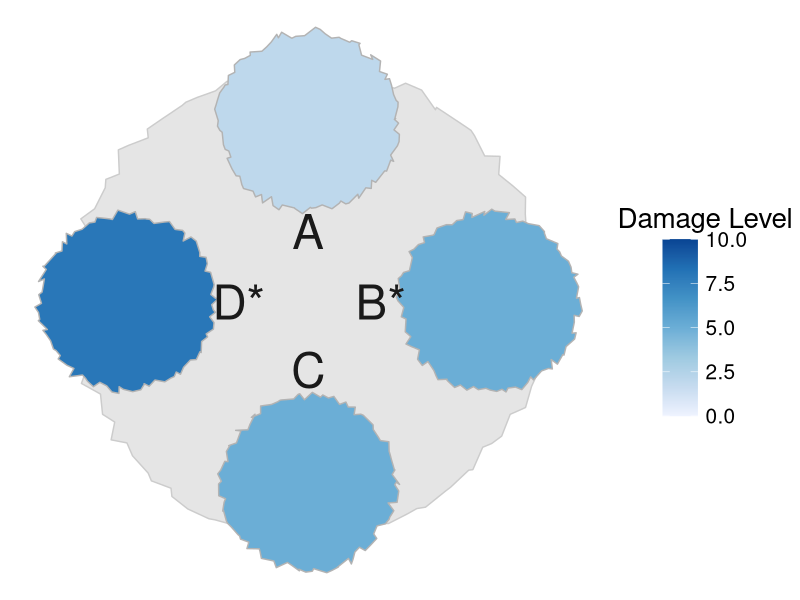
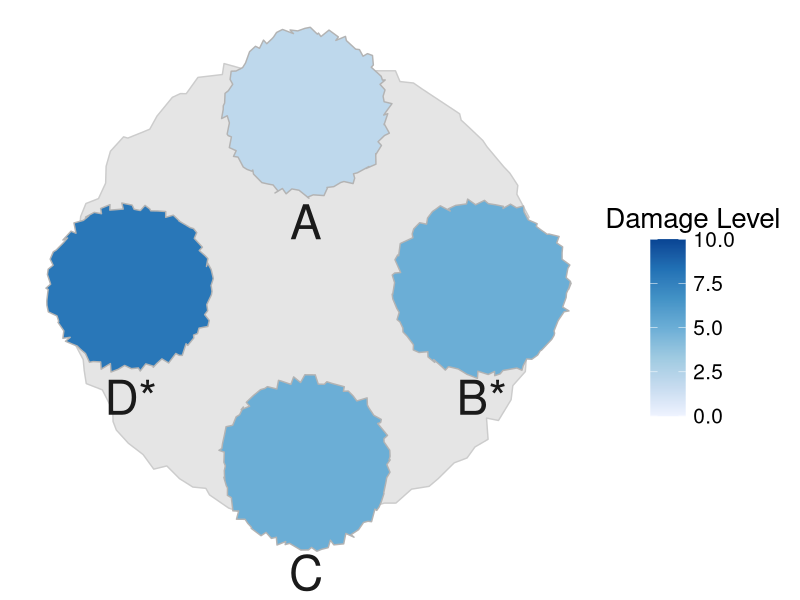
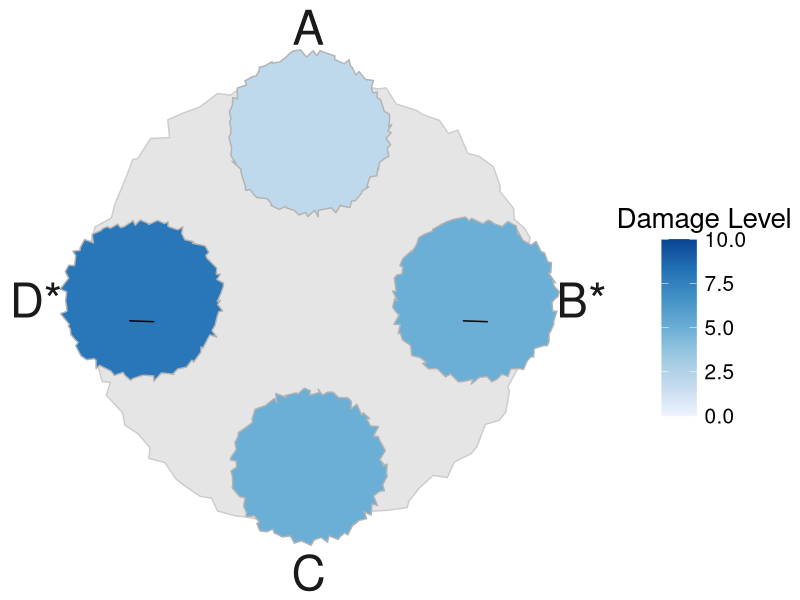
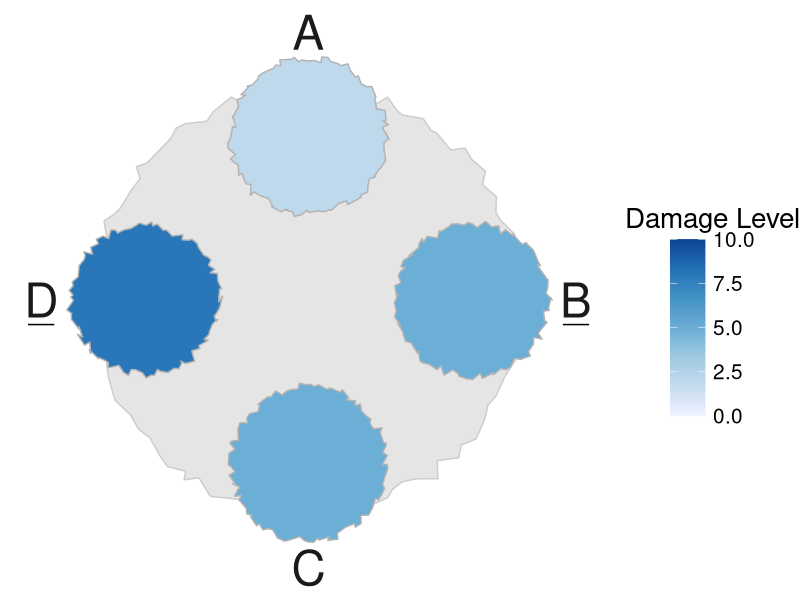
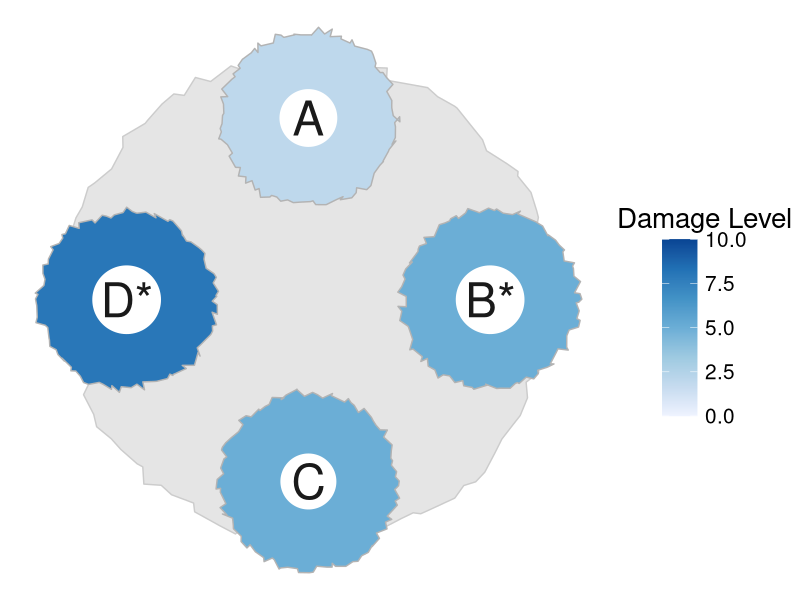
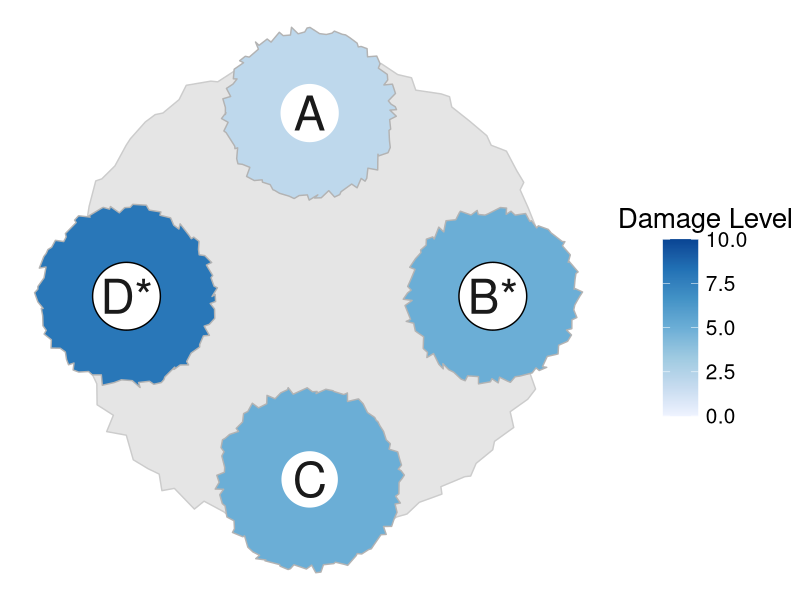
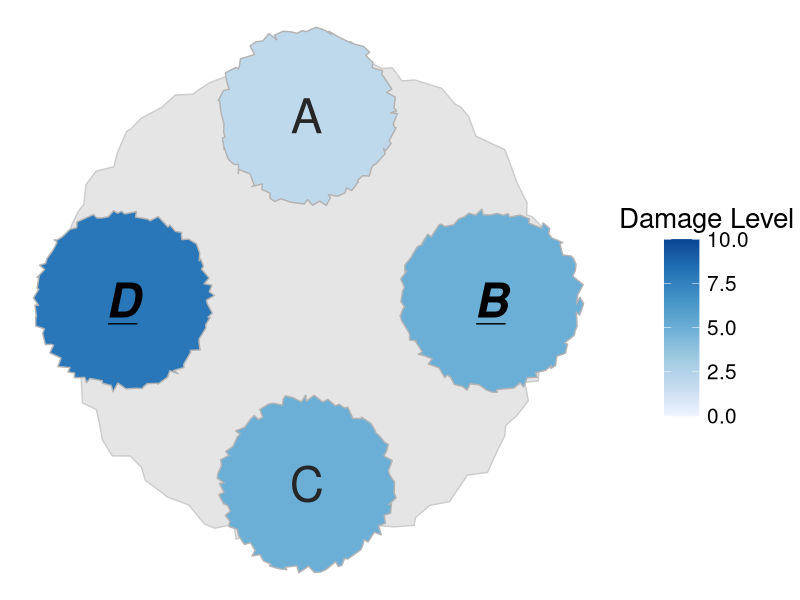

The R script that drew these images, in order:
library(tidyverse)
library(RColorBrewer)
library(viridis)
library(here)
library(cowplot)

##TO DO: 
  #Add symbol as argument to create_map 
  #Find symbols that properly render after being pasted over 

###CIRCLE GENERATION###
#Helper functions
generate_circle <- function(radius) {
  num_points <- 100  # Number of points along the circle
  angles <- seq(0, 2 * pi, length.out = num_points)
  
  circle <- data.frame(
    x = radius * cos(angles),
    y = radius * sin(angles)
  )
  
  return(circle)
}

add_deviation_to_circle <- function(circle, deviation_factor = 0.05) {
  deviation_x <- runif(nrow(circle), -deviation_factor, deviation_factor)
  deviation_y <- runif(nrow(circle), -deviation_factor, deviation_factor)
  circle$x <- circle$x + deviation_x
  circle$y <- circle$y + deviation_y
  return(circle)
}

adjust_perimeter <- function(circle, target_perimeter) {
  perimeter <- sum(sqrt(diff(circle$x)^2 + diff(circle$y)^2))
  scale_factor <- target_perimeter / perimeter
  circle$x <- circle$x * scale_factor
  circle$y <- circle$y * scale_factor
  return(circle)
}

#Call this function to generate circle!
base_circle <- function(radius, target_perimeter, deviation_factor) {
  circle <- generate_circle(radius)
  circle <- add_deviation_to_circle(circle, deviation_factor)
  circle <- adjust_perimeter(circle, target_perimeter)
  return(circle)
}

#Polygon rotation helper function
rot <- function(df, angle_deg) {
  angle_rad <- angle_deg * (pi / 180)
  
  df_rotated <- df |>
    mutate(
      x_rot = x * cos(angle_rad) - y * sin(angle_rad),
      y_rot = x * sin(angle_rad) + y * cos(angle_rad),
      x = x_rot, 
      y = y_rot
    )
  
  return(df_rotated)
}

###MAP CREATION###
create_map = function(starting_angle, idx) {
  #Declare polygon objects
  obj1 <- base_circle(.85, 3.8, .045)
  obj2 <- base_circle(.85, 3.8, .045)
  obj3 <- base_circle(.85, 3.8, .045)
  obj4 <- base_circle(.85, 3.8, .045)
  
  #Establish map-wise rotation
  first_obj_rad = (starting_angle * pi/180) + (9*pi)/2
  second_obj_rad = first_obj_rad + (3*pi)/2 
  third_obj_rad = first_obj_rad + (2*pi)/2
  fourth_obj_rad = first_obj_rad + (pi)/2
  
  #Calculate end-goal center coordinates of each polygon
  cntr1_x = cos(first_obj_rad)
  cntr1_y = sin(first_obj_rad)
  cntr2_x = cos(second_obj_rad)
  cntr2_y = sin(second_obj_rad)
  cntr3_x = cos(third_obj_rad)
  cntr3_y = sin(third_obj_rad)
  cntr4_x = cos(fourth_obj_rad)
  cntr4_y = sin(fourth_obj_rad)
  
  #Translating polygons to formerly-calculated center coordinates
  coords1 <- obj1 |>
    mutate(x = x + cntr1_x,
           y = y + cntr1_y,
           damage = 2,
           yes_no = 0)
  coords2 <- obj2 |>
    mutate(x = x + cntr2_x,
           y = y + cntr2_y,
           damage = 5, 
           yes_no = 1)
  coords3 <- obj3 |>
    mutate(x = x + cntr3_x,
           y = y + cntr3_y, 
           damage = 5, 
           yes_no = 0)
  coords4 <- obj4 |>
    mutate(x = x + cntr4_x,
           y = y + cntr4_y, 
           damage = 8, 
           yes_no = 1)
  
  #Create label overlay with polygon center coordinates
  #Adding rotation from rot() function to label coordinates
  labels <- data.frame(
    text = c("A", "B", "C", "D"),
    x = c(cntr1_x, cntr2_x, cntr3_x, cntr4_x),
    y = c(cntr1_y, cntr2_y, cntr3_y, cntr4_y))
  
  #Circle qualities pre-selected based on visual salience
  circle <- base_circle(1.7, 9, .055) 
  
  uninhabited <- data.frame(text = c("Uninhabited", "Area"), x = c(0, 0), y = c(0.1, -0.1))
  
  yes_no <- data.frame(
    state = c('A', 'B', 'C', 'D'),
    text = c("no", "yes", 'no', 'yes'))
    
  labels <- labels |>
    left_join(yes_no, by = join_by(text == state)) |>
    mutate(textplot = ifelse(text.y == "yes", paste0(text, '*'), text)) 
  
  #Plot, store to object
  if (idx == 0) {
    #Outside provinces, within base polygon
    labels <- labels |> 
      mutate(y = case_when(text == "A" ~ y-.61,
                           text == "C" ~ y+.625,
                           TRUE ~ y),
             x = case_when(text == "D" ~ x+.615,
                           text == "B" ~ x-.6,
                           TRUE ~ x))
    map <- ggplot() +
      geom_polygon(circle, mapping = aes(x = x, y = y), fill = "grey90", color = "grey80") +
      geom_polygon(data = coords1, aes(x = x, y = y, fill = damage), color  = "grey70") +
      geom_polygon(data = coords2, aes(x = x, y = y, fill = damage), color = "grey70") +
      geom_polygon(data = coords3, aes(x = x, y = y, fill = damage), color = "grey70") +
      geom_polygon(data = coords4, aes(x = x, y = y, fill = damage), color = "grey70") +
      geom_text(data = labels, aes(x = x, y = y, label = textplot), color = "grey10", size = 12) +
      scale_fill_distiller(direction = 1, palette = "Blues", limits = c(0, 10)) +
      coord_fixed() 
  } else if (idx == 1) {
    #Below provinces
    labels <- labels |> 
      mutate(y = y - .625)
    map <- ggplot() +
      geom_polygon(circle, mapping = aes(x = x, y = y), fill = "grey90", color = "grey80") +
      geom_polygon(data = coords1, aes(x = x, y = y, fill = damage), color  = "grey70") +
      geom_polygon(data = coords2, aes(x = x, y = y, fill = damage), color = "grey70") +
      geom_polygon(data = coords3, aes(x = x, y = y, fill = damage), color = "grey70") +
      geom_polygon(data = coords4, aes(x = x, y = y, fill = damage), color = "grey70") +
      geom_text(data = labels, aes(x = x, y = y, label = textplot), color = "grey10", size = 12) +
      scale_fill_distiller(direction = 1, palette = "Blues", limits = c(0, 10)) +
      coord_fixed()  
  } else if (idx == 2) {
    #Outside polygons, outside base polygon -- asterisk
    labels <- labels |> 
      mutate(y = case_when(text == "A" ~ y+.635,
                           text == "C" ~ y-.635,
                           TRUE ~ y),
             x = case_when(text == "D" ~ x-.635,
                           text == "B" ~ x+.635,
                           TRUE ~ x))
    map <- ggplot() +
      geom_polygon(circle, mapping = aes(x = x, y = y), fill = "grey90", color = "grey80") +
      geom_polygon(data = coords1, aes(x = x, y = y, fill = damage), color  = "grey70") +
      geom_polygon(data = coords2, aes(x = x, y = y, fill = damage), color = "grey70") +
      geom_polygon(data = coords3, aes(x = x, y = y, fill = damage), color = "grey70") +
      geom_polygon(data = coords4, aes(x = x, y = y, fill = damage), color = "grey70") +
      geom_segment(aes(x = cntr2_x - .075, xend = cntr2_x + .075, y = cntr2_y - .125, yend = cntr2_y - .13)) + 
      geom_segment(aes(x = cntr4_x - .075, xend = cntr4_x + .075, y = cntr4_y - .125, yend = cntr4_y - .13)) + 
      geom_text(data = labels, aes(x = x, y = y, label = textplot), color = "grey10", size = 12) +
      scale_fill_distiller(direction = 1, palette = "Blues", limits = c(0, 10)) +
      coord_fixed()  
  } else if (idx == 3) {
    #Outside polygons, outside base polygon -- underline
    a_y_adj <- .635
    c_y_adj <- -.635
    d_x_adj <- -.6325
    b_x_adj <- .6325
    
    labels <- labels |> 
      mutate(y = case_when(text == "A" ~ y + a_y_adj,
                           text == "C" ~ y + c_y_adj,
                           TRUE ~ y),
             x = case_when(text == "D" ~ x + d_x_adj,
                           text == "B" ~ x + b_x_adj,
                           TRUE ~ x))
    map <- ggplot() +
      geom_polygon(circle, mapping = aes(x = x, y = y), fill = "grey90", color = "grey80") +
      geom_polygon(data = coords1, aes(x = x, y = y, fill = damage), color  = "grey70") +
      geom_polygon(data = coords2, aes(x = x, y = y, fill = damage), color = "grey70") +
      geom_polygon(data = coords3, aes(x = x, y = y, fill = damage), color = "grey70") +
      geom_polygon(data = coords4, aes(x = x, y = y, fill = damage), color = "grey70") +
      #A - geom_segment(aes(x = cntr1_x - .075, xend = cntr1_x + .075, y = cntr1_y + a_y_adj - .125, yend = cntr1_y + a_y_adj - .13)) + 
      geom_segment(aes(x = cntr2_x + b_x_adj - .08, xend = cntr2_x + b_x_adj + .08, y = cntr2_y - .15, yend = cntr2_y - .15)) + 
      #C - geom_segment(aes(x = cntr3_x - .075, xend = cntr3_x + .075, y = cntr3_y + c_y_adj - .125, yend = cntr3_y + c_y_adj - .13)) + 
      geom_segment(aes(x = cntr4_x + d_x_adj - .08, xend = cntr4_x + d_x_adj + .08, y = cntr4_y - .15, yend = cntr4_y - .15)) + 
      geom_text(data = labels, aes(x = x, y = y, label = text), color = "grey10", size = 12) +
      scale_fill_distiller(direction = 1, palette = "Blues", limits = c(0, 10)) +
      coord_fixed() 
  }
  else if (idx == 4) {
    label_circle_a <- generate_circle(.155) |>
      mutate(x = x + cntr1_x, 
             y = y + cntr1_y)
    label_circle_b <- generate_circle(.185) |>
      mutate(x = x + cntr2_x,
             y = y + cntr2_y)
    label_circle_c <- generate_circle(.15) |> 
      mutate(x = x + cntr3_x, 
             y = y + cntr3_y)
    label_circle_d <- generate_circle(.185) |>
      mutate(x = x + cntr4_x, 
             y = y + cntr4_y)
    
    map <- ggplot() +
      geom_polygon(circle, mapping = aes(x = x, y = y), fill = "grey90", color = "grey80") +
      geom_polygon(data = coords1, aes(x = x, y = y, fill = damage), color  = "grey70") +
      geom_polygon(data = coords2, aes(x = x, y = y, fill = damage), color = "grey70") +
      geom_polygon(data = coords3, aes(x = x, y = y, fill = damage), color = "grey70") +
      geom_polygon(data = coords4, aes(x = x, y = y, fill = damage), color = "grey70") +
      geom_polygon(data = label_circle_a, aes(x = x, y = y), fill = "white", color = "white") +
      geom_polygon(data = label_circle_b, aes(x = x, y = y), fill = "white", color = "white") +
      geom_polygon(data = label_circle_c, aes(x = x, y = y), fill = "white", color = "white") +
      geom_polygon(data = label_circle_d, aes(x = x, y = y), fill = "white", color = "white") +
      geom_text(data = labels, aes(x = x, y = y, label = textplot), color = "grey10", size = 12) +
      scale_fill_distiller(direction = 1, palette = "Blues", limits = c(0, 10)) +
      coord_fixed() 
    } else if (idx == 5) {
    label_circle_a <- generate_circle(.155) |>
      mutate(x = x + cntr1_x, 
             y = y + cntr1_y)
    label_circle_b <- generate_circle(.185) |>
      mutate(x = x + cntr2_x,
             y = y + cntr2_y)
    label_circle_c <- generate_circle(.15) |> 
      mutate(x = x + cntr3_x, 
             y = y + cntr3_y)
    label_circle_d <- generate_circle(.185) |>
      mutate(x = x + cntr4_x, 
             y = y + cntr4_y)
    
    map <- ggplot() +
      geom_polygon(circle, mapping = aes(x = x, y = y), fill = "grey90", color = "grey80") +
      geom_polygon(data = coords1, aes(x = x, y = y, fill = damage), color  = "grey70") +
      geom_polygon(data = coords2, aes(x = x, y = y, fill = damage), color = "grey70") +
      geom_polygon(data = coords3, aes(x = x, y = y, fill = damage), color = "grey70") +
      geom_polygon(data = coords4, aes(x = x, y = y, fill = damage), color = "grey70") +
      geom_polygon(data = label_circle_a, aes(x = x, y = y), fill = "white", color = "white") +
      geom_polygon(data = label_circle_b, aes(x = x, y = y), fill = "white", color = "black") +
      geom_polygon(data = label_circle_c, aes(x = x, y = y), fill = "white", color = "white") +
      geom_polygon(data = label_circle_d, aes(x = x, y = y), fill = "white", color = "black") +
      geom_text(data = labels, aes(x = x, y = y, label = textplot), color = "grey10", size = 12) +
      scale_fill_distiller(direction = 1, palette = "Blues", limits = c(0, 10)) +
      coord_fixed() 
  }
  else {
    #Underline
    #To include symbol, switch label = text in geom_text to label = textplot
    vote_yes <- labels |> 
      filter(text.y == "yes")
    vote_no <- labels |> 
      filter(text.y == "no")
    
    map <- ggplot() +
      geom_polygon(circle, mapping = aes(x = x, y = y), fill = "grey90", color = "grey80") +
      geom_polygon(data = coords1, aes(x = x, y = y, fill = damage), color  = "grey70") +
      geom_polygon(data = coords2, aes(x = x, y = y, fill = damage), color = "grey70") +
      geom_polygon(data = coords3, aes(x = x, y = y, fill = damage), color = "grey70") +
      geom_polygon(data = coords4, aes(x = x, y = y, fill = damage), color = "grey70") +
      geom_text(data = vote_yes, aes(x = x, y = y, label = text), fontface = "bold.italic", color = "black", size = 12) +
      geom_text(data = vote_no, aes(x = x, y = y, label = text), color = "grey15", size = 12) +
      scale_fill_distiller(direction = 1, palette = "Blues", limits = c(0, 10)) +
      #A - geom_segment(aes(x = cntr1_x - .075, xend = cntr1_x + .075, y = cntr1_y - .125, yend = cntr1_y - .13)) + 
      geom_segment(aes(x = cntr2_x - .08, xend = cntr2_x + .08, y = cntr2_y - .13, yend = cntr2_y - .13)) + 
      #C - geom_segment(aes(x = cntr3_x - .075, xend = cntr3_x + .075, y = cntr3_y - .125, yend = cntr3_y - .13)) + 
      geom_segment(aes(x = cntr4_x - .08, xend = cntr4_x + .08, y = cntr4_y - .13, yend = cntr4_y - .13)) + 
      coord_fixed() 
  }
  
  #Add void theme to eliminate grid lines, axes, etc. 
  map <- map +
    theme_void() +  
    theme(plot.background = element_rect(fill = "white", color = NA),
          legend.key.size = unit(.9, 'cm'), 
          legend.text = element_text(size = 15), 
          legend.title = element_text(size = 20),
          legend.title.align = 0.5,
          legend.margin = margin(t = 15)) +
    labs(fill = "Damage Level")
  return(map)
}

labels_inside_base <- create_map(0, 0)
labels_below_prov <- create_map(0, 1)
labels_outside_base <- create_map(0, 2)
underline <- create_map(0, 3)
white_circle_labels <- create_map(0, 4)
white_circle_outline <- create_map(0,5)
bold_underline_italic <- create_map(0,6)

path <- here("map_plots", "vote_prototypes", "labels_inside_base.png") 
ggsave(path, plot = labels_inside_base, width = 10, height = 8, dpi = 300)

path <- here("map_plots", "vote_prototypes", "labels_below_prov.png") 
ggsave(path, plot = labels_below_prov, width = 10, height = 8, dpi = 300)

path <- here("map_plots", "vote_prototypes", "labels_outside_base.png") 
ggsave(path, plot = labels_outside_base, width = 10, height = 8, dpi = 300)

path <- here("map_plots", "vote_prototypes", "underline.png") 
ggsave(path, plot = underline, width = 10, height = 8, dpi = 300)

path <- here("map_plots", "vote_prototypes", "white_circle_labels.png") 
ggsave(path, plot = white_circle_labels, width = 10, height = 8, dpi = 300)

path <- here("map_plots", "vote_prototypes", "white_circle_outline.png") 
ggsave(path, plot = white_circle_outline, width = 10, height = 8, dpi = 300)

path <- here("map_plots", "vote_prototypes", "bold_italic.png") 
ggsave(path, plot = bold_underline_italic, width = 10, height = 8, dpi = 300)
